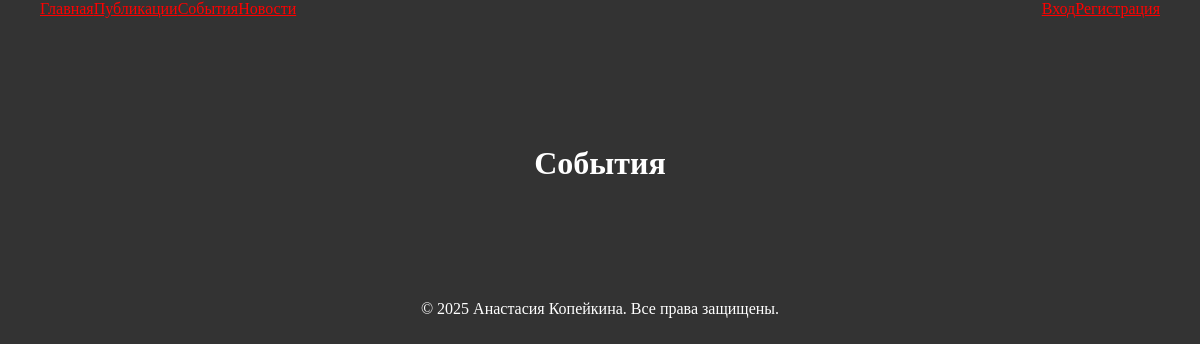
Before: /events with the older database file.
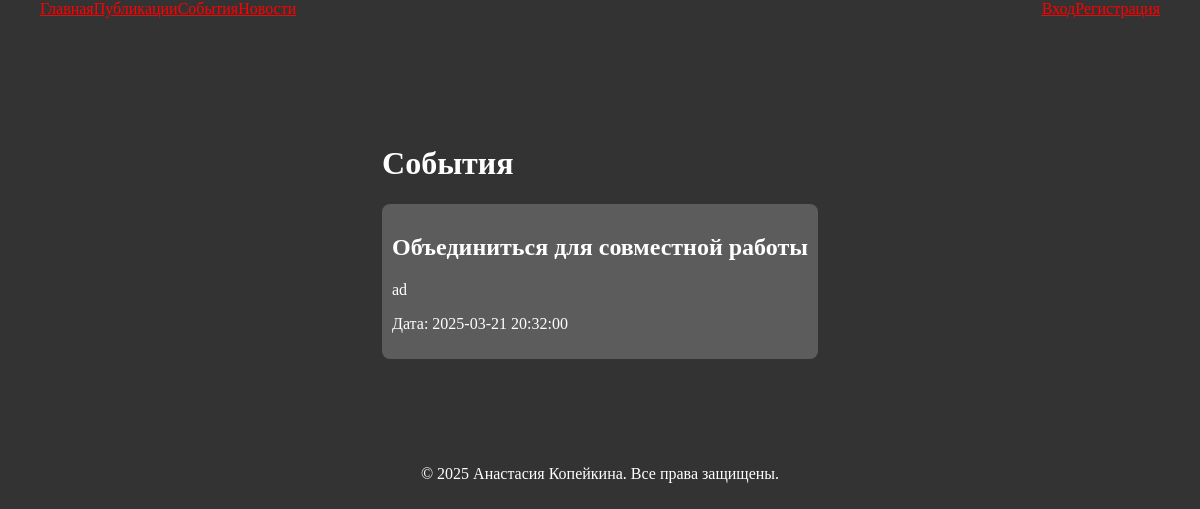
After: the same page with the newer database file.
### application/models.py (models this page shows, shortened)
class Event(db.Model):
    id = db.Column(db.Integer, primary_key=True)
    title = db.Column(db.String(150), nullable=False)
    description = db.Column(db.Text, nullable=True)
    date = db.Column(db.DateTime, nullable=False)
    created_at = db.Column(db.DateTime, default=datetime.now)

### application/views/events.py (the view)
@events_bp.route('/events')
def list_events():
    events = Event.query.order_by(Event.date.desc()).all()
    return render_template('events.html', events=events)

### application/templates/events.html (shortened to what this page needs)
{% extends 'base.html' %}
{% block content %}
<div class="home-container" style="max-width: 1200px; margin: 0 auto; padding: 40px 20px;">
    <h1>События</h1>
    <div class="feature ant-row" style="display: flex; flex-direction: column; align-items: center; justify-content: space-between; border-radius: 8px;">
        {% for event in events %}
        <div class="feature ant-col" style="padding: 10px; margin-bottom: 10px; background-color: #5c5c5c; border-radius: 8px;">
            <h2 style="color: #ffffff;">{{ event.title }}</h2>
            <p style="color: #ffffff;">{{ event.description }}</p>
            <p style="color: #ffffff;">Дата: {{ event.date }}</p>
        </div>
        {% endfor %}
    </div>
</div>
{% endblock %}

Changed rows visible on the page:
added Event: title "Объединиться для совместной работы", description "ad", date "2025-03-21 20:32:00"
